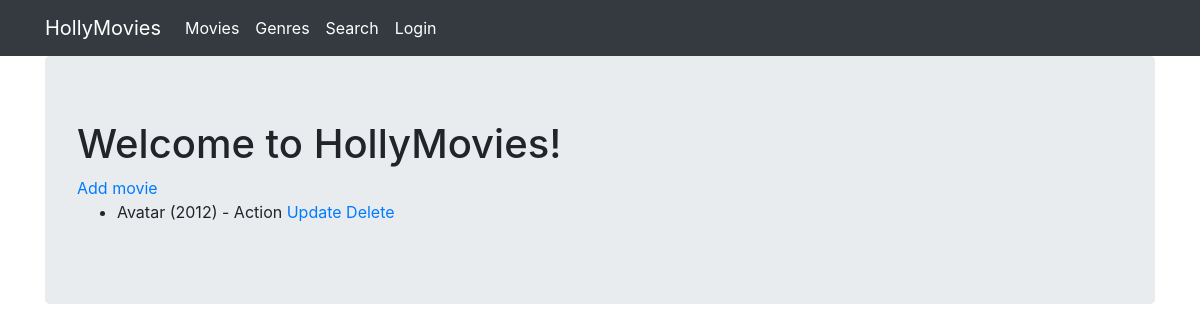
Before: / with the older database file.
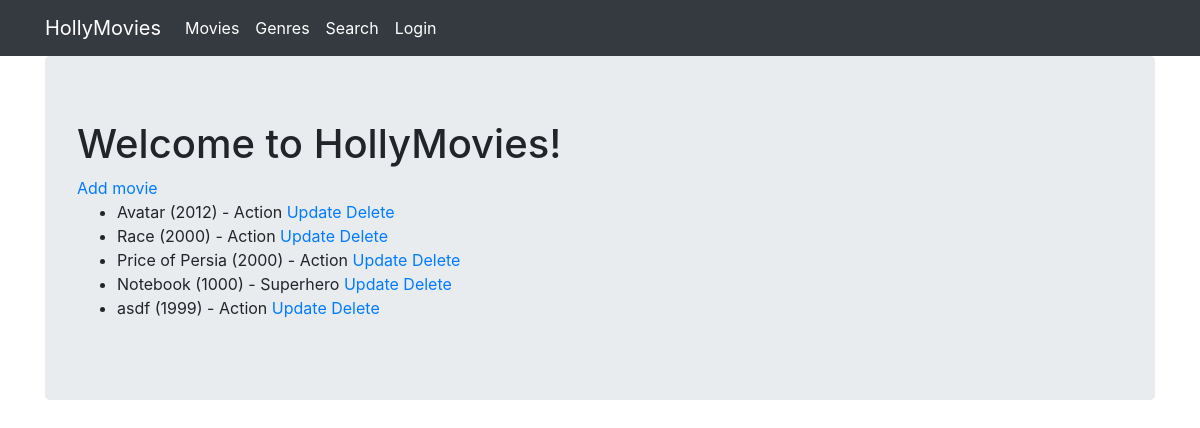
After: the same page with the newer database file.
### viewer/models.py (models this page shows)
class Movie(Model):
  title = CharField(max_length=128)
  genre = ForeignKey(Genre, on_delete=DO_NOTHING)
  rating = IntegerField()
  released = DateField()
  description = TextField(default="no description")
  created = DateTimeField(auto_now_add=True)

class Genre(Model):
  name = CharField(max_length=128)

### viewer/views.py (the view)
# urls.py: path('', MoviesView.as_view(), name='index'), #Class based view
class MoviesView(ListView):
  template_name = 'movies.html'
  model = Movie

### viewer/templates/movies.html
{% extends "base.html" %}
{% block content %}
  <h1>Welcome to HollyMovies!</h1>
    <a href="{% url 'movie_create' %}"> Add movie </a>
  <ul>
    {% for movie in object_list %}
      <li>
          {{ movie.title }} ({{ movie.released.year }}) - {{ movie.genre.name }}
          <a href="{% url 'movie_update' movie.pk %}"> Update </a>
      <a href="{% url 'movie_delete' movie.pk %}"> Delete </a>
      </li>
    {% endfor %}
  </ul>
{% endblock %}

### viewer/templates/base.html (shortened to what this page needs)
{% load static %}
<html {% if LANGUAGE_CODE %}lang="{{ LANGUAGE_CODE }}" {% endif %}>
<head>
    <link rel="stylesheet" href="https://stackpath.bootstrapcdn.com/bootstrap/4.2.1/css/bootstrap.min.css"
>
</head>
<body>
    <nav class="navbar navbar-expand-lg navbar-dark bg-dark">
        <div class="container fixed">
            <a class="navbar-brand" href="{% url 'index' %}">HollyMovies</a>
            <div class="collapse navbar-collapse" id="navbarNavAltMarkup">
                <div class="navbar-nav">
                    <a class="nav-item nav-link active" href="{% url 'index' %}">
                        Movies
                    </a>
                    <a class="nav-item nav-link active" href="{% url 'genres' %}">
                        Genres
                    </a>
                    <a class="nav-item nav-link active" href="{% url 'search' %}">
                        Search
                    </a>
                    {% if request.user.is_authenticated %}
                    <a class="nav-item nav-link active" href="{% url 'logout' %}">
                        User logged in: {{ request.user.username }} - Logout
                    </a>
                    {% else %}
                    <a class="nav-item nav-link active" href="{% url 'login' %}">
                        Login
                    </a>
                    {% endif %}
                </div>
            </div>
        </div>
    </nav>
    <div class="container">
        <div class="jumbotron">
            {% block content %}{% endblock %}
        </div>
    </div>
</body>
</html>

Changed rows visible on the page:
added Movie: title "Race", released.year "2000", genre.name "Action"
added Movie: title "Price of Persia", released.year "2000", genre.name "Action"
added Movie: title "Notebook", released.year "1000", genre.name "Superhero"
added Movie: title "asdf", released.year "1999", genre.name "Action"
